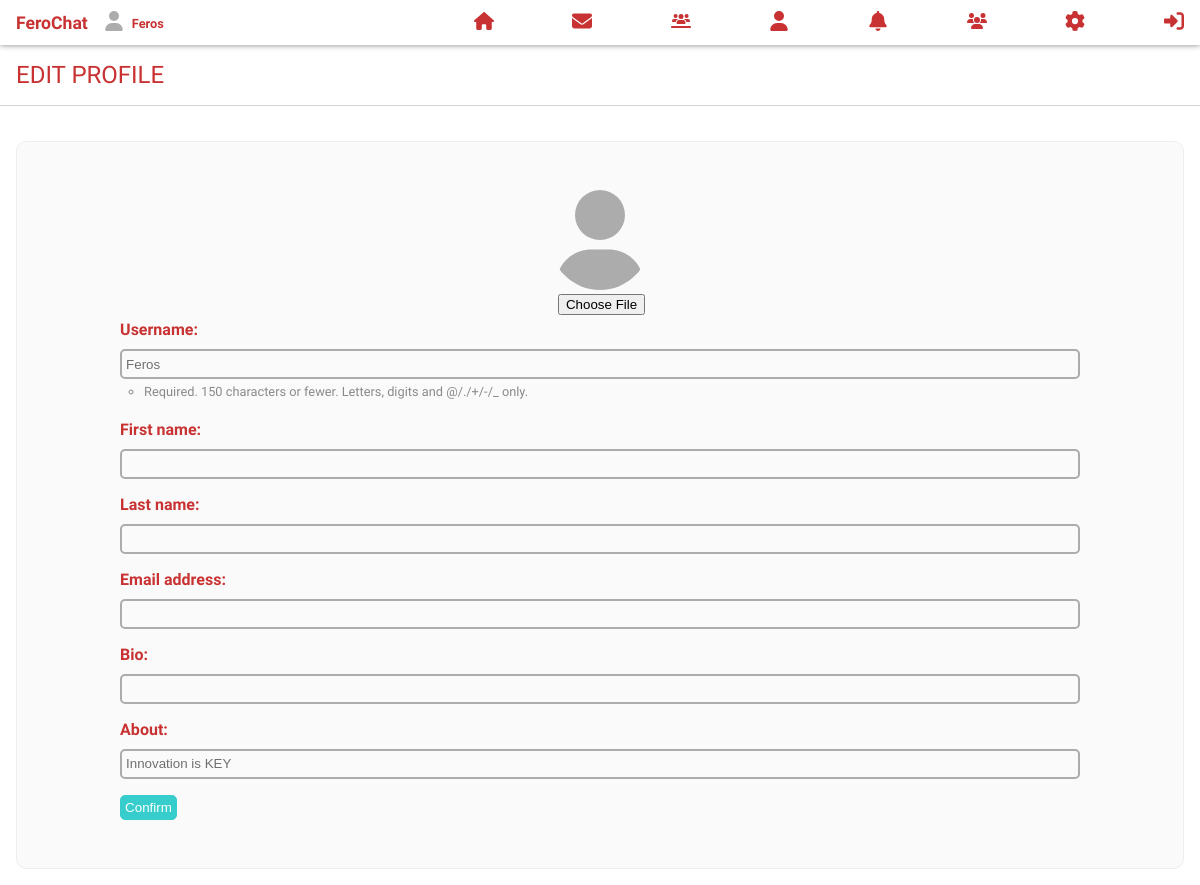
The app's page /settings/edit_prof/ (signed in), older data.
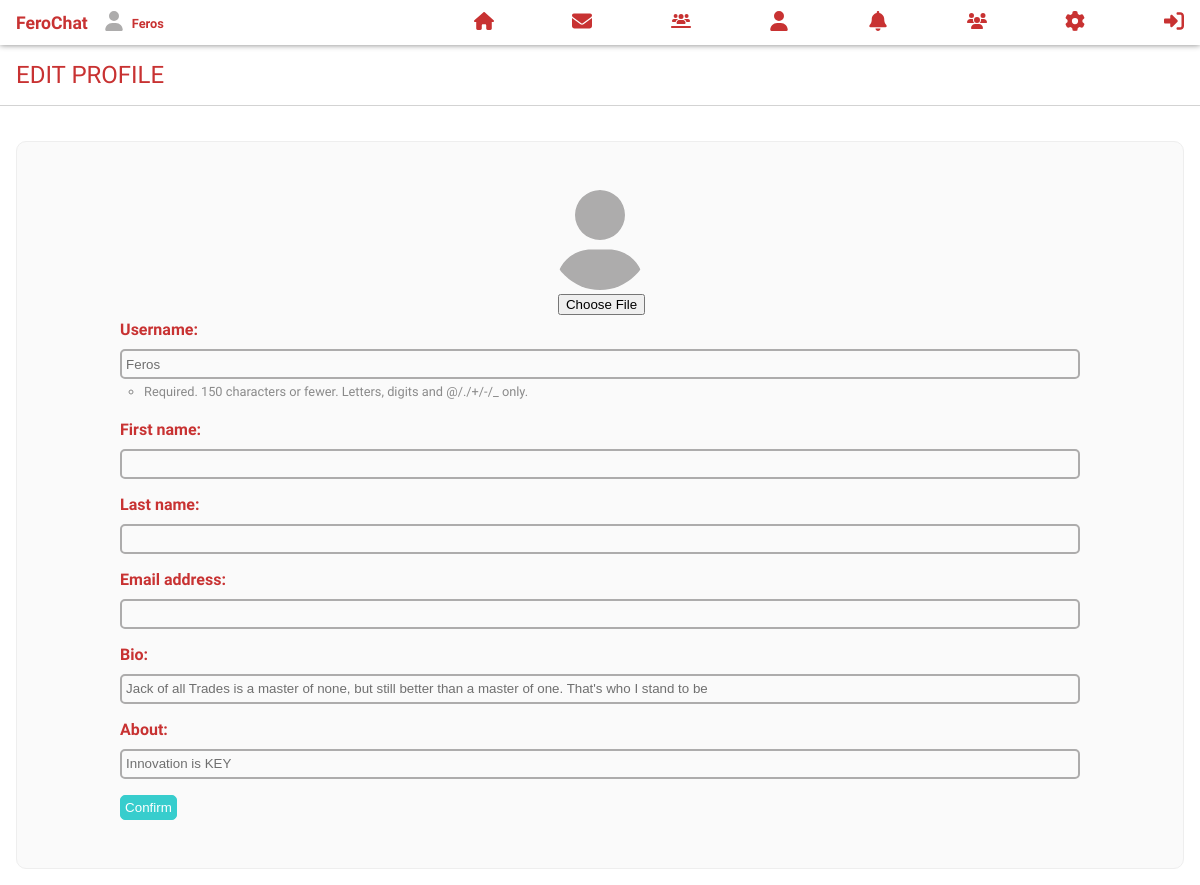
The same page, newer data.
### messengers/models.py (models this page shows, shortened)
class Info(models.Model):
    user = models.OneToOneField(User, on_delete=models.CASCADE)
    about = models.CharField(max_length=100, blank=True, default="")
    bio = models.CharField(max_length=200, blank=True, default="")
    prof_pics = models.ImageField(
        upload_to=user_directory_path, null=True, blank=True, validators=[validate_image_file_extension, image_type_validator, profile_val])
    unread_messages = models.IntegerField(default=0)

### settings/views.py (the view, shortened to what this page needs)
# urls.py: path("edit_prof/", views.edit_prof, name="edit_prof"),
def edit_prof(request):
    info = request.user.info
    if request.method != "POST":
        prof_form = ProfileForm(instance=request.user)
        info_form = InfoForm(instance=info)
    context = {"prof_form": prof_form, "info_form": info_form}
    return render(request, "settings/edit_prof.html", context)

### settings/forms.py
class ProfileForm(ModelForm):
    class Meta:
        model = User
        fields = ('username', 'first_name', 'last_name',
                  'email')

class InfoForm(ModelForm):
    class Meta:
        model = Info
        fields = ("bio", "about", 'prof_pics')

### settings/templates/settings/edit_prof.html (shortened to what this page needs)
{% extends 'messengers/base.html' %}
{% block content %}
<div class="edit_profile">
    <div class="bar"> edit profile </div>
    <div class="pro_space"></div>
    <div class="edit_pass">
        <div class="form_card">
            <form method="post" enctype="multipart/form-data" action="{% url 'settings:edit_prof' %}">
                <div class="profile_picture">
                    <input type="file" name="prof_pics" accept="image/*" id="id_prof_pics">
                </div>
                <ul>
                    {% for field in prof_form %}
                    <div class="field">
                        {{field.label_tag}}
                        {{field}}
                        {% if field.help_text %}
                        <div class="help_text">
                            <ul>
                                <li>{{field.help_text}}</li>
                            </ul>
                        </div>
                        {% endif %}
                    </div>
                    {% endfor %}
                    {% for field in info_form %}
                    {% if field.name != "prof_pics" %}
                    <div class="field">
                        {{field.label_tag}}
                        {{field}}
                    </div>
                    {% endif %}
                    {% endfor %}
                </ul>
                <button class="submit">Confirm</button>
            </form>
        </div>
    </div>
</div>
{% endblock content %}

### messengers/templates/messengers/base.html (shortened to what this page needs)
{% load static %}
<!DOCTYPE html>
<html lang="en">
<head>
    <link rel="stylesheet" href="{% static 'messenger/test.css' %}">
</head>
<body>
    <nav>
        <a title="Home" class="logo" href="{% url 'messengers:index' %}">FeroChat</a>
        {% if user.is_authenticated %}
        <div class="prof_pics">
        </div>
        <p class="greeting">{{user.username}}</p>
        <ul>
            <li>
                <a title="Home" class="logo" href="{% url 'messengers:index' %}">
                </a>
            </li>
            <li id="mesgs">
                <a title="Messages" href="{% url 'messengers:messages' %}">
                </a>
            </li>
            <li>
                <a title="People" href="{% url 'messengers:users' %}">
                </a>
            </li>
            <li>
                <a title="Profile" href="{% url 'messengers:user_bio' user.id %}">
                </a>
            </li>
            <li>
                <a title="Notifications" href="{% url 'messengers:notifications'%}">
                </a>
            </li>
            <li>
                <a title="Friends" href="{% url 'messengers:friends' user.id%}">
                </a>
            </li>
            <li>
                <a title="Settings" href="{% url 'settings:setting' %}">
                </a>
            </li>
            <li>
                <a title="LogOut" href="{% url 'users:logout' %}">
                </a>
            </li>
        </ul>
        {% else %}
        <ul class="log">
            <li><a href="{% url 'users:sign_up' %}">Sign Up</a></li>
            <li><a href="{% url 'users:login' %}">Login</a></li>
        </ul>
        {% endif %}
    </nav>
    <div class="space"></div>
    <div class="block">
        {% block content %}{% endblock content %}
    </div>
</body>
</html>

### static/messenger/test.css (style rules this page uses)
* { padding: 0; margin: 0; box-sizing: border-box; }
:root { font-size: 16px; font-weight: 400; font-family: 'Varela Round', sans-serif; --default_color: rgb(200, 50, 50); }
html { scrollbar-color: rgb(200, 50, 50) #f1f1f1; scrollbar-width: thin; scrollbar-track-color: rgba(238, 238, 238, 1); -ms-scrollbar-track-color: rgba(238, 238, 238, 1); scrollbar-base-color: rgb(200, 50, 50); -ms-scrollbar-base-color: rgb(200, 50, 50); overflow-y: scroll; scroll-behavior: smooth; overflow-x: hidden; }
body { background-color: white; display: flex; flex-direction: column; }
.space { width: 100%; height: 45px; }
.block { display: flex; flex-direction: column; }
.bar { padding: 1rem; text-transform: uppercase; background-color: white; width: 100%; position: fixed; transition: all 0.5s; border-bottom: 1.5px solid lightgray; color: rgb(200, 50, 50); color: var(--default_color); font-size: 1.5rem; font-weight: 500; z-index: 3; }
nav { z-index: 4; overflow: hidden; box-shadow: 0px 0px 6px grey; background-color: white; position: fixed; padding-left: 1rem; align-items: center; width: 100%; height: 45px; color: white; display: flex; }
nav .logo { text-decoration: none; position: relative; font-size: 1.1rem; color: rgb(200, 50, 50); color: var(--default_color); font-weight: 800; transition: all 0.5s; animation: title_bounce 2s; animation-timing-function: ease-in; }
nav .greeting { margin-top: 1px; color: rgb(200, 50, 50); color: var(--default_color); font-size: 0.8rem; font-weight: 600; }
nav .prof_pics svg { margin: 0rem 0.5rem 0rem 1rem; fill: rgb(173, 172, 172); }
nav svg { height: 20px; width: 20px; fill: rgb(200, 50, 50); transition: all 0.3s; }
nav ul a { transition: all 0.3s; font-size: 0.8rem; color: var(--default_color); text-decoration: none; }
nav ul { margin-right: 1rem; margin-left: auto; width: 60%; display: flex; align-items: center; justify-content: space-between; }
nav ul li { display: inline-block; list-style: none; }
nav #mesgs { display: inline-flex; }
.pro_space { width: 100%; height: 79px; }
.edit_profile .profile_picture { display: flex; flex-direction: column; align-items: center; }
.edit_profile .profile_picture img, .edit_profile .profile_picture svg { width: 100px; height: 100px; fill: rgb(173, 172, 172); border-radius: 50%; }
.edit_profile .profile_picture input, .edit_profile .profile_picture input:focus { width: 92px; border: none; }
.edit_profile .pro_space { height: 80px; }
.edit_pass label { color: rgb(200, 50, 50); font-weight: 600; padding-bottom: 10px; }
.edit_pass .field { display: flex; flex-direction: column; margin-bottom: 1rem; }
.edit_pass .form_card { margin: 1rem; padding: 2rem; background-color: rgb(250, 250, 250); display: flex; flex-direction: column; align-items: center; border-radius: 10px; border: 1.5px solid rgb(238, 238, 238); }
.edit_pass form { width: 90%; padding: 1rem; }
.edit_pass .help_text ul li, .edit_pass .error ul li { font-size: 0.8rem; color: rgb(138, 138, 138); list-style: circle; margin: 0.3rem 0rem; }
.edit_pass .help_text, .edit_pass .error { margin-left: 1.5rem; }
.login button, .edit_pass button { padding: 4px; transition: all 0.3s; color: white; background-color: rgb(55, 205, 205); border: 1px solid rgb(55, 205, 205); border-radius: 5px; }
.login input, .edit_pass input { padding: 4px; border-radius: 5px; transition: all 0.3s; height: 30px; color: rgb(111, 111, 111); background: none; border: 2px solid rgb(173, 172, 172); }

Row changes from the older to the newer data that the page shows:
changed Info "Innovation is KEY": bio (not shown) → "Jack of all Trades is a master of none, but still better than a master of one. That's who I stand to be"
